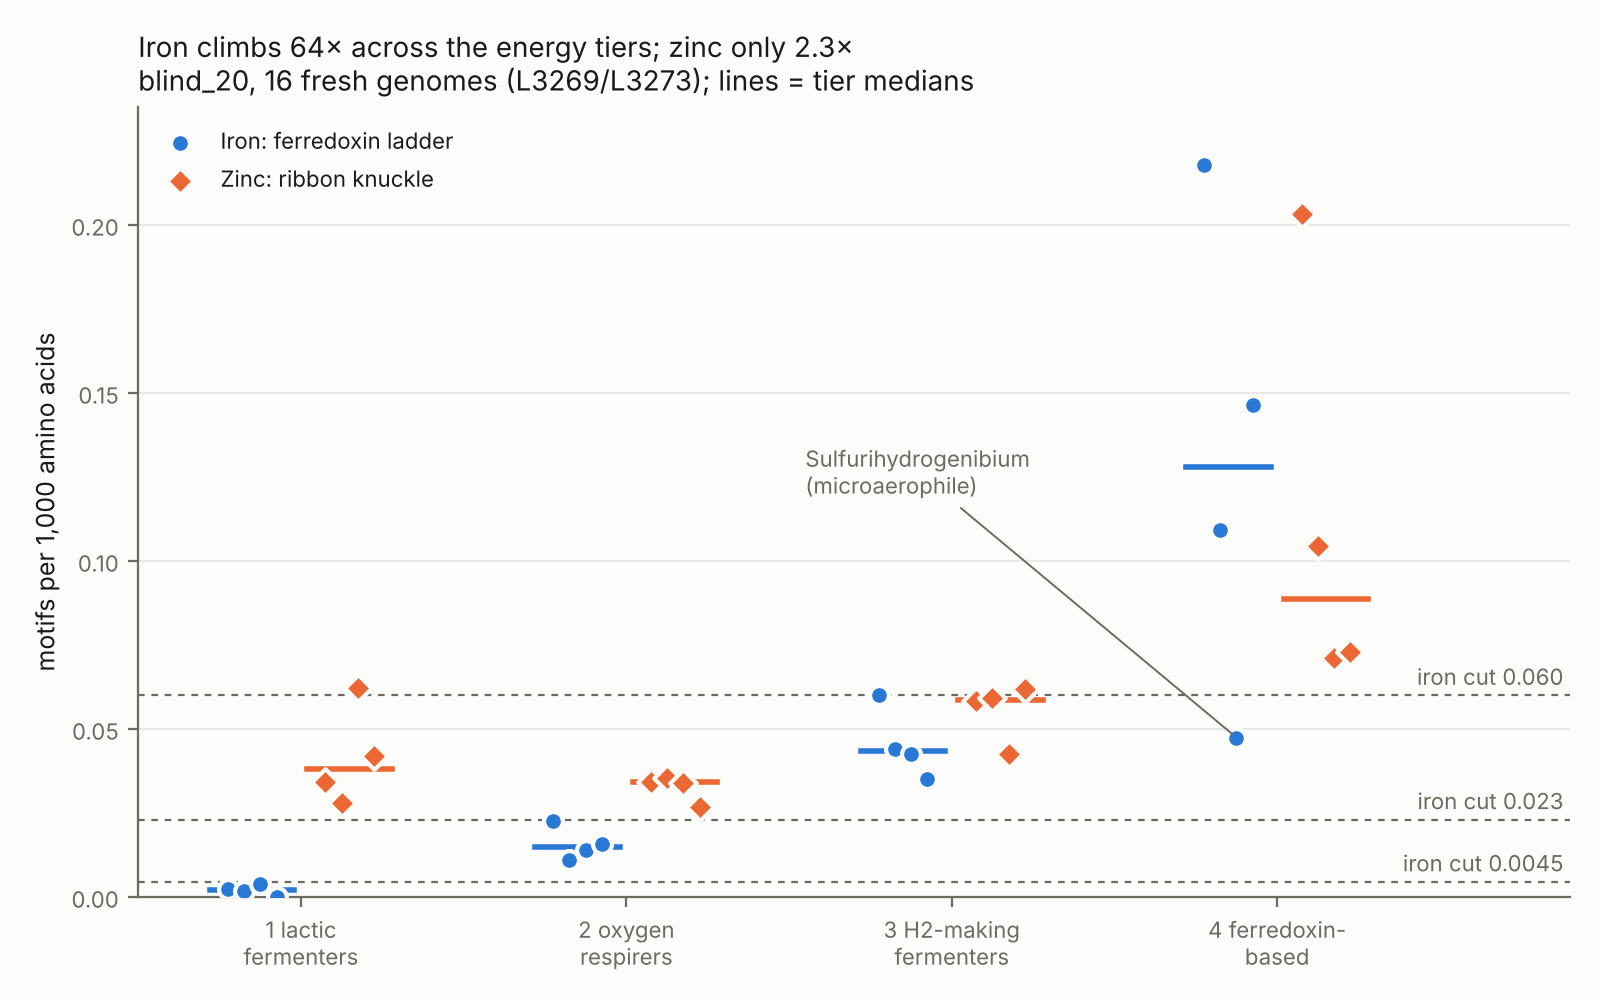

Here is the Python script that generated this plot:
import re, statistics as st, matplotlib; matplotlib.use('Agg'); import matplotlib.pyplot as plt
tier={'NC_013198':1,'NC_004116':1,'NC_007929':1,'NC_008530':1,'NC_012560':2,'NC_008686':2,'NC_014532':2,'NC_007651':2,
'NC_009495':3,'NC_009012':3,'NC_009718':3,'NC_011898':3,'NC_009515':4,'NC_011296':4,'NC_012438':4,'NC_008554':4}
R={};L={}
for l in open('/home/claude/dcf-math/rounds/L3273_zinc_ribbon.txt'):
    a=l.split()[0]; R[a]=float(re.search(r'ribbon per 1000 aa ([\d.]+)',l).group(1)); L[a]=float(re.search(r'ladder per 1000 aa ([\d.]+)',l).group(1))
BLUE,ORANGE,INK,MUTED,GRID='#2a78d6','#eb6834','#1a1a19','#6b6a63','#e6e5e0'
fig,ax=plt.subplots(figsize=(8,5),dpi=200); fig.patch.set_facecolor('#fcfcfb'); ax.set_facecolor('#fcfcfb')
for t in (1,2,3,4):
    ks=[a for a in tier if tier[a]==t]
    for j,a in enumerate(ks):
        dx=(j-1.5)*0.05
        ax.scatter(t-0.15+dx,L[a],s=46,color=BLUE,edgecolor='#fcfcfb',linewidth=1.5,zorder=3,label='Iron: ferredoxin ladder' if (t,j)==(1,0) else None)
        ax.scatter(t+0.15+dx,R[a],s=46,color=ORANGE,edgecolor='#fcfcfb',linewidth=1.5,zorder=3,marker='D',label='Zinc: ribbon knuckle' if (t,j)==(1,0) else None)
    for off,D,c in ((-0.15,L,BLUE),(0.15,R,ORANGE)):
        m=st.median(D[a] for a in ks); ax.plot([t+off-0.13,t+off+0.13],[m,m],color=c,lw=2,zorder=2)
for y in (0.0045,0.023,0.060): ax.axhline(y,color=MUTED,lw=0.8,ls=(0,(3,3)),zorder=1)
[ax.text(4.88,y+0.0015,lab,ha='right',va='bottom',fontsize=8,color=MUTED) for y,lab in ((0.060,'iron cut 0.060'),(0.023,'iron cut 0.023'),(0.0045,'iron cut 0.0045'))]
ax.annotate('Sulfurihydrogenibium\n(microaerophile)',(4-0.15+0.025,0.0474),xytext=(2.55,0.12),fontsize=8,color=MUTED,arrowprops=dict(arrowstyle='-',color=MUTED,lw=0.7))
ax.set_xticks([1,2,3,4]); ax.set_xticklabels(['1 lactic\nfermenters','2 oxygen\nrespirers','3 H2-making\nfermenters','4 ferredoxin-\nbased'],color=INK,fontsize=9)
ax.set_xlim(0.5,4.9); ax.set_ylim(0,0.235); ax.set_ylabel('motifs per 1,000 amino acids',color=INK,fontsize=9)
ax.grid(axis='y',color=GRID,lw=0.6); ax.set_axisbelow(True)
for s in ('top','right'): ax.spines[s].set_visible(False)
for s in ('left','bottom'): ax.spines[s].set_color(MUTED)
ax.tick_params(colors=MUTED,labelsize=8)
ax.set_title('Iron climbs 64× across the energy tiers; zinc only 2.3×\nblind_20, 16 fresh genomes (L3269/L3273); lines = tier medians',loc='left',fontsize=10,color=INK)
ax.legend(frameon=False,fontsize=8,loc='upper left',labelcolor=INK)
fig.tight_layout(); fig.savefig('/home/claude/dcf-math/figures/L3277_iron_zinc_tiers.png',facecolor=fig.get_facecolor())
